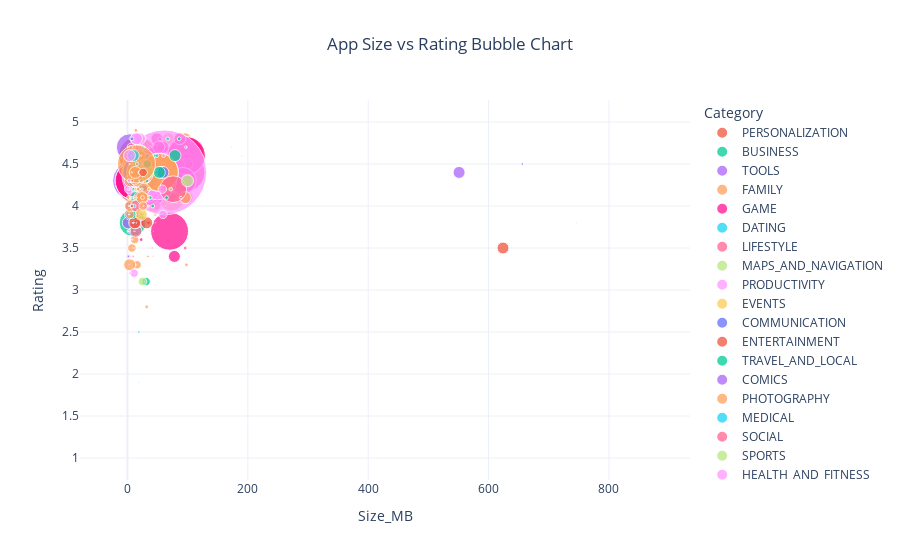

Notebook cell for this chart:
### Code cell
import plotly.express as px

color_map = {
    "GAME": "deeppink"
}

fig = px.scatter(
    plot_df.sample(800),
    x="Size_MB",
    y="Rating",
    size="Installs",
    color="Category",
    hover_name="App",
    size_max=60,
    opacity=0.75,
    color_discrete_map=color_map,
    title="App Size vs Rating Bubble Chart"
)

fig.update_layout(template="plotly_white", title_x=0.5)
fig.show()
